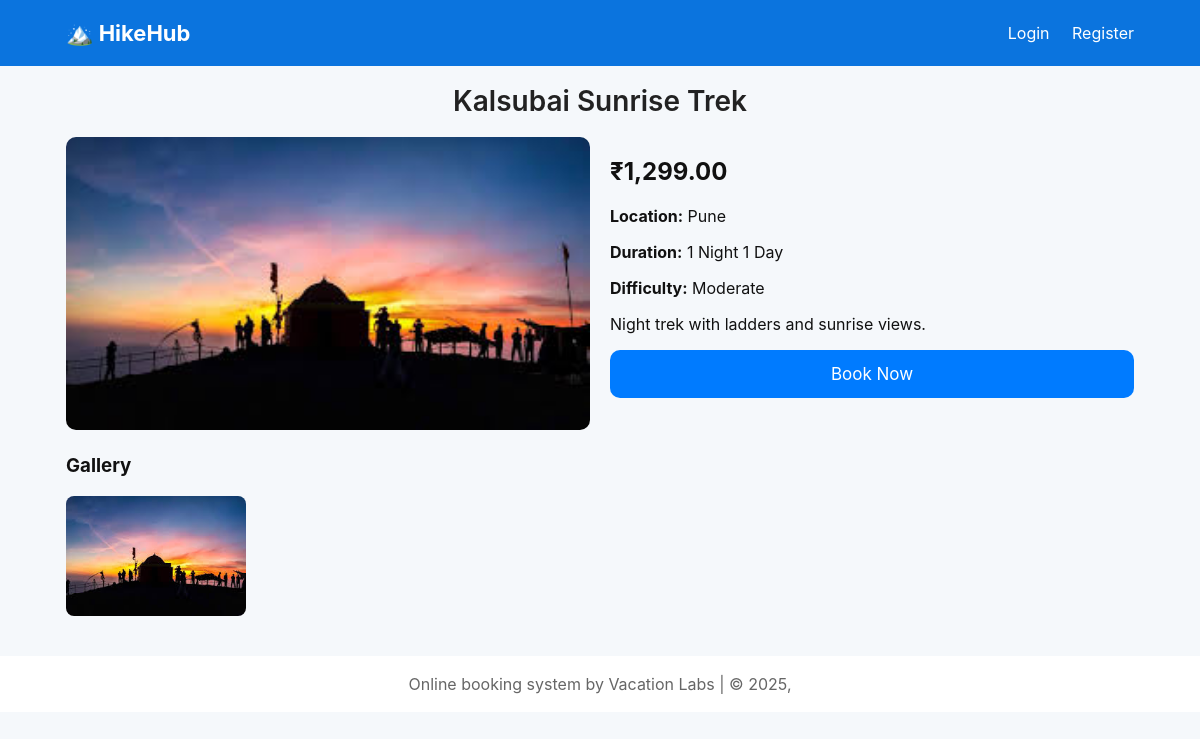
The page /trek.php?id=2 on the database its author committed.
### tables this page shows
CREATE TABLE treks (id INT AUTO_INCREMENT PRIMARY KEY, title VARCHAR(255) NOT NULL, slug VARCHAR(255) UNIQUE NOT NULL, short_desc VARCHAR(512), long_desc TEXT, price DECIMAL(10,2) NOT NULL, location VARCHAR(150), duration VARCHAR(50), difficulty ENUM('Easy','Moderate','Hard') DEFAULT 'Moderate', start_dates TEXT, seats INT DEFAULT 0, is_featured TINYINT(1) DEFAULT 0, created_at TIMESTAMP DEFAULT CURRENT_TIMESTAMP);

CREATE TABLE trek_images (id INT AUTO_INCREMENT PRIMARY KEY, trek_id INT NOT NULL, filename VARCHAR(255) NOT NULL, is_cover TINYINT(1) DEFAULT 0, FOREIGN KEY (trek_id) REFERENCES treks(id) ON DELETE CASCADE);

### trek.php (the view, shortened to what this page needs)
<?php
require 'db.php';
$id = intval($_GET['id'] ?? 0);
$stmt = $conn->prepare('SELECT * FROM treks WHERE id=?');
$stmt->bind_param('i',$id); $stmt->execute(); $trip = $stmt->get_result()->fetch_assoc();
$stmt = $conn->prepare('SELECT filename FROM trek_images WHERE trek_id=? ORDER BY is_cover DESC, id ASC');
$stmt->bind_param('i',$id); $stmt->execute(); $imgs = $stmt->get_result()->fetch_all(MYSQLI_ASSOC);
include 'header.php';
?>
<h1 style="margin-top:18px"><?=htmlspecialchars($trip['title'])?></h1>
<div style="display:flex;gap:20px;flex-wrap:wrap;margin-bottom:20px">
  <div style="flex:1;min-width:320px"><img src="images/<?=htmlspecialchars($imgs[0]['filename'] ?? 'trek_1.jpg')?>" style="width:100%;border-radius:10px"></div>
  <div style="flex:1;min-width:320px">
    <h2>₹<?=number_format($trip['price'],2)?></h2>
    <p><strong>Location:</strong> <?=htmlspecialchars($trip['location'])?></p>
    <p><strong>Duration:</strong> <?=htmlspecialchars($trip['duration'])?></p>
    <p><strong>Difficulty:</strong> <?=htmlspecialchars($trip['difficulty'])?></p>
    <p><?=nl2br(htmlspecialchars($trip['long_desc']))?></p>
    <a class="btn" href="book_form.php?trek_id=<?=$trip['id']?>">Book Now</a>
  </div>
</div>
<h3>Gallery</h3>
<div style="display:flex;gap:10px;flex-wrap:wrap">
  <?php foreach($imgs as $im): ?>
    <img src="images/<?=htmlspecialchars($im['filename'])?>" style="width:180px;height:120px;object-fit:cover;border-radius:8px">
  <?php endforeach; ?>
</div>
<?php include 'footer.php'; ?>

### styles.css (style rules this page uses)
:root { --accent:#0b74de;--muted:#6b7280 }
* { box-sizing:border-box }
body { font-family:Inter,system-ui,-apple-system,Segoe UI,Roboto,Arial;margin:0;background:#f5f8fb;color:#111 }
.btn { background:var(--accent);color:#fff;padding:8px 12px;border-radius:8px;text-decoration:none }
h1 { text-align: center; margin-top: 20px; font-size: 28px; color: #222; font-weight: 600; }
.btn { width: 100%; display: block; background: #007bff; color: #fff; padding: 14px; text-align: center; border: none; border-radius: 10px; font-size: 17px; cursor: pointer; margin-top: 12px; transition: 0.25s ease; }

### rows shown on the page
treks: title "Kalsubai Sunrise Trek", price "1,299.00", location "Pune", duration "1 Night 1 Day", difficulty "Moderate", long_desc "Night trek with ladders and sunrise views."
trek_images: filename (picture)
